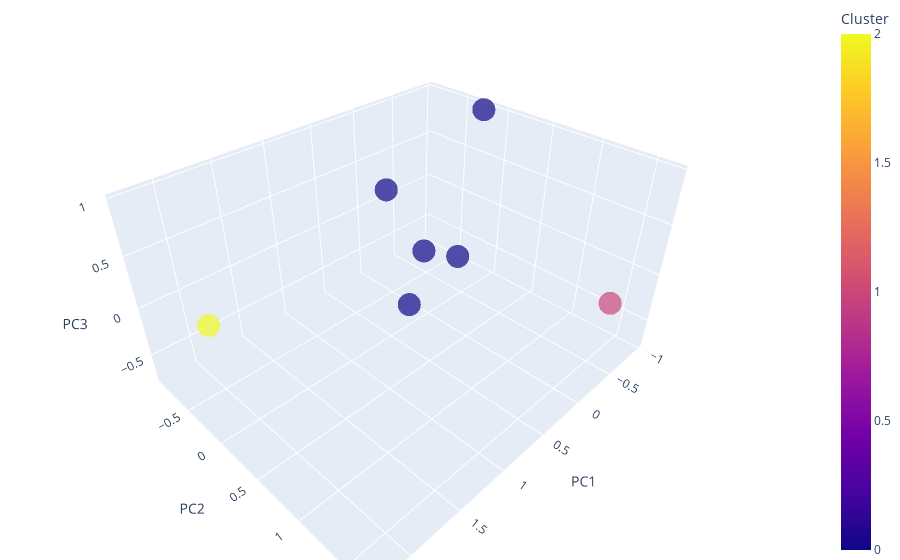

The notebook cell saved with this chart:
### Markdown cell above
## 3 Dimensional PCA

### Code cell
# Now apply PCA to reduce to 3 dimensions
pca = PCA(n_components=3)
principal_components = pca.fit_transform(features)

# Create a DataFrame with the reduced dimensions and cluster labels
pca_df = pd.DataFrame(data=principal_components, columns=['PC1', 'PC2', 'PC3'])
pca_df.index = features.index
pca_df['Cluster'] = clusters

# 3D scatter plot with color-coded clusters
fig = px.scatter_3d(pca_df, x='PC1', y='PC2', z='PC3', color='Cluster', opacity=0.7, size_max=10)
fig.update_layout(margin=dict(l=0, r=0, b=0, t=0))
fig.show()

### Figure 1 — Plotly figure (JSON) as saved in the notebook; plotly's stock layout.template omitted (floating-point values rounded to 4 significant figures)
{"data": [{"hovertemplate": "PC1=%{x}<br>PC2=%{y}<br>PC3=%{z}<br>Cluster=%{marker.color}<extra></extra>", "legendgroup": "", "marker": {"color": [2, 0, 0, 0, 1, 0, 0], "coloraxis": "coloraxis", "opacity": 0.7, "symbol": "circle"}, "mode": "markers", "name": "", "scene": "scene", "showlegend": false, "type": "scatter3d", "x": [2.265, -0.3162, 0.08442, -0.3536, -0.3758, -0.3593, -0.9445], "y": [0.006897, -0.9119, -0.1798, 0.04885, 1.665, -0.4106, -0.2188], "z": [0.3434, 0.1105, -0.7487, -0.2727, 0.01092, -0.4208, 0.9774]}], "layout": {"coloraxis": {"colorbar": {"title": {"text": "Cluster"}}, "colorscale": [[0, "#0d0887"], [0.1111, "#46039f"], [0.2222, "#7201a8"], [0.3333, "#9c179e"], [0.4444, "#bd3786"], [0.5556, "#d8576b"], [0.6667, "#ed7953"], [0.7778, "#fb9f3a"], [0.8889, "#fdca26"], [1, "#f0f921"]]}, "legend": {"tracegroupgap": 0}, "margin": {"b": 0, "l": 0, "r": 0, "t": 0}, "scene": {"domain": {"x": [0, 1], "y": [0, 1]}, "xaxis": {"title": {"text": "PC1"}}, "yaxis": {"title": {"text": "PC2"}}, "zaxis": {"title": {"text": "PC3"}}}}}
